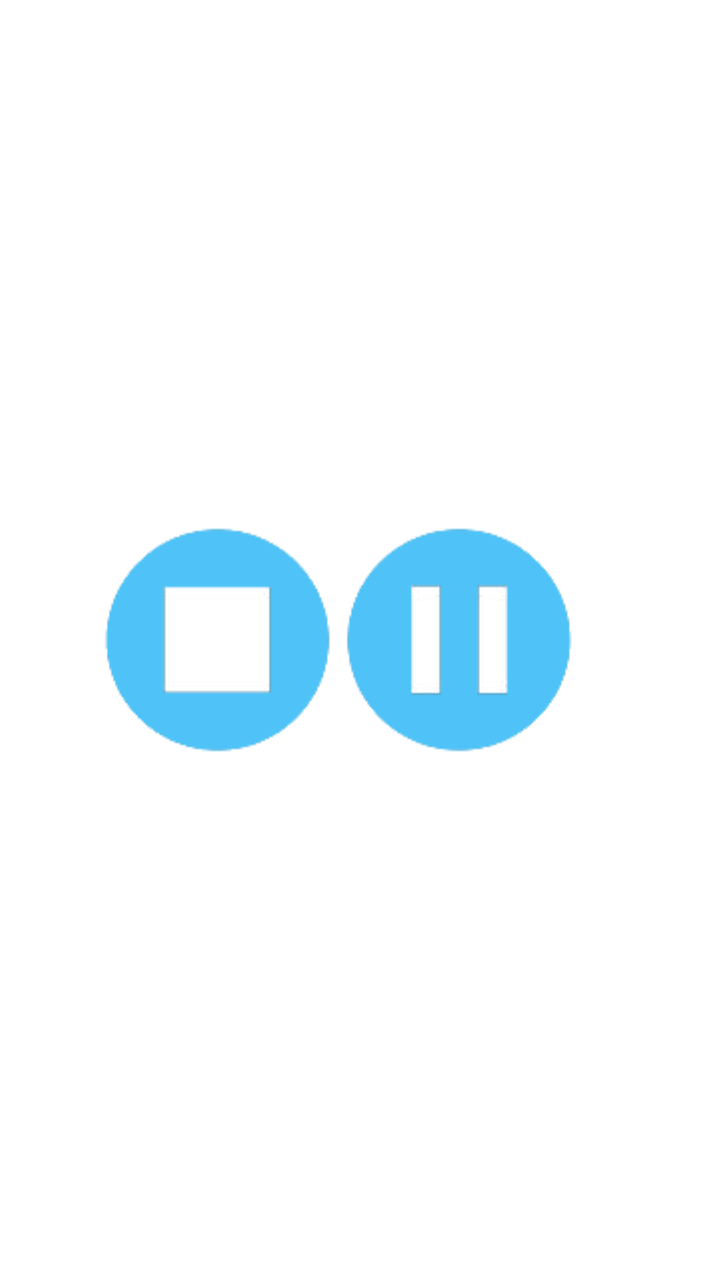
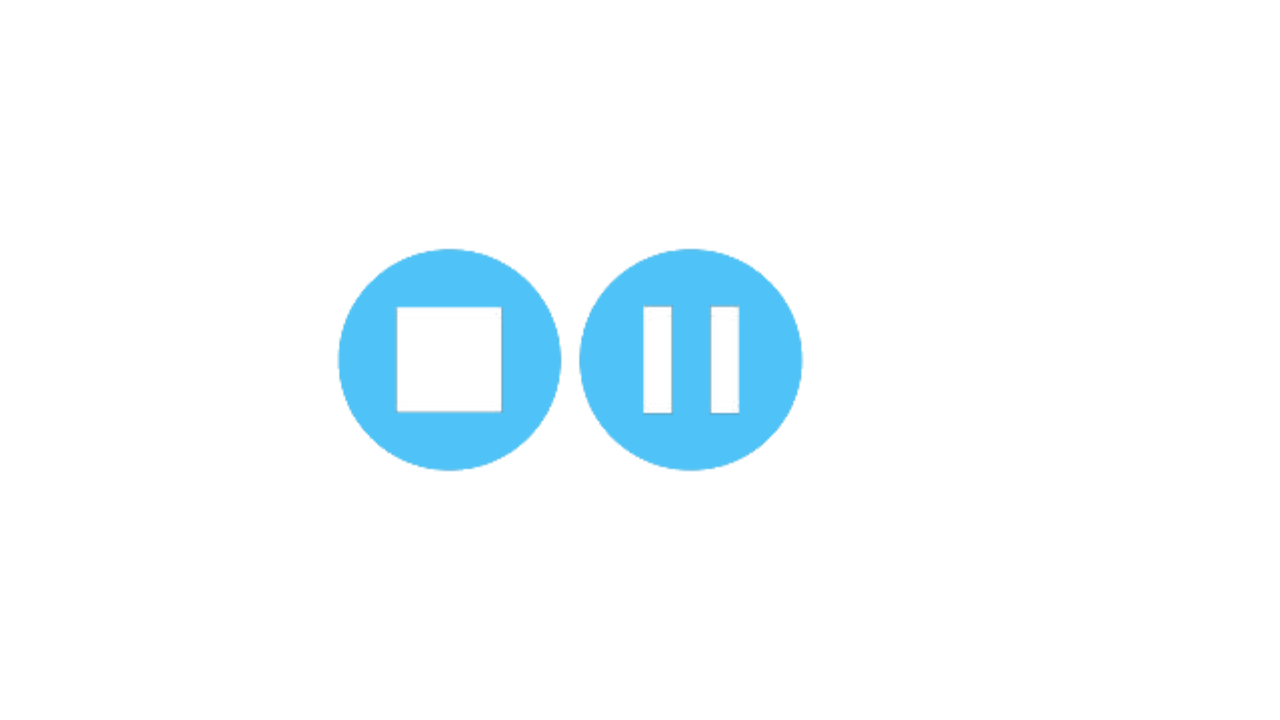

The same Android screen from two of the app's own layout files: first res/layout/ as a phone draws it, then the repository's variant for another configuration, drawn on a device whose configuration selects that folder. Both files follow.
<!-- AndroidManifest.xml: application theme AppTheme -->
<!-- res/layout/fragment_reproductor.xml -->
<RelativeLayout xmlns:android="http://schemas.android.com/apk/res/android"
                xmlns:tools="http://schemas.android.com/tools" android:layout_width="match_parent"
                android:layout_height="match_parent" android:paddingLeft="@dimen/activity_horizontal_margin"
                android:paddingRight="@dimen/activity_horizontal_margin"
                android:paddingTop="@dimen/activity_vertical_margin"
                android:paddingBottom="@dimen/activity_vertical_margin" tools:context=".MainActivity">

    <ImageView
            android:layout_width="120dp"
            android:layout_height="120dp"
            android:text="Start/Pause"
            android:id="@+id/button"
            android:src="@drawable/pause"
            android:layout_centerVertical="true"
            android:layout_toRightOf="@+id/button2"
            android:layout_toEndOf="@+id/button2"/>

    <ImageView
            android:layout_width="120dp"
            android:layout_height="120dp"
            android:text="New Button"
            android:id="@+id/button2"
            android:nestedScrollingEnabled="false"
            android:src="@drawable/stop"
            android:layout_alignTop="@+id/button"
            android:layout_alignParentLeft="true"
            android:layout_alignParentStart="true"
            android:layout_marginLeft="50dp"
            android:layout_marginStart="50dp"/>

</RelativeLayout>
<!-- resources referenced by this layout -->
<resources>
  <!-- drawable pause: png bitmap (drawable, 3031 bytes) -->
  <!-- drawable stop: png bitmap (drawable, 2648 bytes) -->
  <style name="AppTheme" parent="android:Theme.Holo.Light">
          
          <item name="android:actionBarStyle">@style/MyActionBar</item>
      </style>
  <style name="MyActionBar" parent="@android:style/Widget.Holo.Light.ActionBar">
          <item name="android:background">#03A9F4</item>
      </style>
</resources>
<!-- res/layout-land/fragment_reproductor.xml (the repository's variant of the layout above) -->
<!-- drawn on the phone turned sideways -->
<RelativeLayout xmlns:android="http://schemas.android.com/apk/res/android"
                xmlns:tools="http://schemas.android.com/tools" android:layout_width="match_parent"
                android:layout_height="match_parent" android:paddingLeft="@dimen/activity_horizontal_margin"
                android:paddingRight="@dimen/activity_horizontal_margin"
                android:paddingTop="@dimen/activity_vertical_margin"
                android:paddingBottom="@dimen/activity_vertical_margin" tools:context=".MainActivity">

    <ImageView
            android:layout_width="120dp"
            android:layout_height="120dp"
            android:text="Start/Pause"
            android:id="@+id/button"
            android:onClick="playpause"
            android:src="@drawable/pause"
            android:layout_alignTop="@+id/button2"
            android:layout_toRightOf="@+id/button2"
            android:layout_toEndOf="@+id/button2"/>

    <ImageView
            android:layout_width="120dp"
            android:layout_height="120dp"
            android:text="New Button"
            android:id="@+id/button2"
            android:onClick="stop"
            android:nestedScrollingEnabled="false"
            android:src="@drawable/stop"
            android:layout_marginLeft="166dp"
            android:layout_marginStart="166dp"
            android:layout_centerVertical="true"
            android:layout_alignParentLeft="true"
            android:layout_alignParentStart="true"/>

</RelativeLayout>
